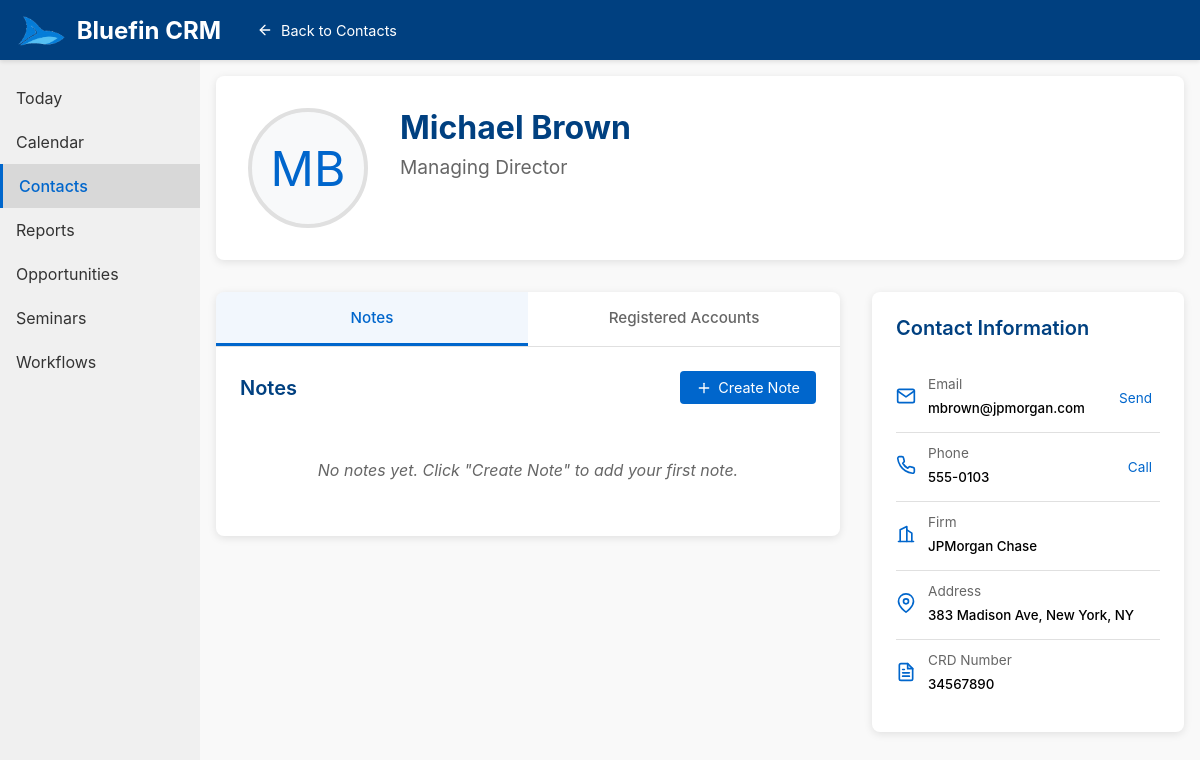
Screenshot of /contact_card?id=3 (signed in) with the database file from the repository.
### tables this page shows
CREATE TABLE contacts (
                id INTEGER PRIMARY KEY AUTOINCREMENT,
                user_id INTEGER NOT NULL,
                name TEXT NOT NULL,
                email TEXT,
                phone TEXT,
                firm TEXT,
                address TEXT,
                crd_number TEXT,
                title TEXT,
                created_at TIMESTAMP DEFAULT CURRENT_TIMESTAMP,
                updated_at TIMESTAMP DEFAULT CURRENT_TIMESTAMP, profile_picture TEXT,
                FOREIGN KEY(user_id) REFERENCES users(id)
            );

### app.py (the view)
@app.route('/contact_card')
def contact_card():
    contact_id = request.args.get('id')
    if not contact_id:
        flash('Contact ID is required', 'error')
        return redirect(url_for('contacts'))
    db = get_db()
    contact = db.execute('''
        SELECT * FROM contacts
        WHERE id = ? AND user_id = ?
    ''', (contact_id, current_user.id)).fetchone()
    if not contact:
        flash('Contact not found', 'error')
        return redirect(url_for('contacts'))
    notes = db.execute('''
        SELECT * FROM contact_notes
        WHERE contact_id = ? AND user_id = ?
        ORDER BY created_at DESC
    ''', (contact_id, current_user.id)).fetchall()
    accounts = db.execute('''
        SELECT * FROM registered_accounts
        WHERE contact_id = ? AND user_id = ?
        ORDER BY created_at DESC
    ''', (contact_id, current_user.id)).fetchall()
    return render_template('contact_card.html', contact=contact, notes=notes, accounts=accounts)

### app.py (called while the page is built)
def get_db():
    conn = sqlite3.connect(DATABASE)
    conn.row_factory = sqlite3.Row
    return conn

@login_manager.user_loader
def load_user(user_id):
    return User.get(user_id)

    @staticmethod
    def get(user_id):
        db = get_db()
        user = db.execute('SELECT * FROM users WHERE id = ?', (user_id,)).fetchone()
        if user:
            return User(user['id'], user['email'], user['name'], user['password'])
        return None

### templates/contact_card.html (shortened to what this page needs)
<!DOCTYPE html>
<html lang="en">
<head>
</head>
<body>
<header>
  <div class="header-left">
    <div class="logo">
      <img src="/static/logo.png" alt="Bluefin Logo">
      Bluefin CRM
    </div>
    <a href="/contacts" class="back-button">
      <svg width="16" height="16" viewBox="0 0 24 24" fill="none" stroke="currentColor" stroke-width="2" stroke-linecap="round" stroke-linejoin="round">
        <path d="M19 12H5"></path>
        <path d="M12 19l-7-7 7-7"></path>
      </svg>
      Back to Contacts
    </a>
  </div>
</header>
<div class="main-container">
  <aside class="sidebar">
    <ul class="sidebar-menu">
      <li><a href="/">Today</a></li>
      <li><a href="/opportunities">Calendar</a></li>
      <li class="active"><a href="/contacts">Contacts</a></li>
      <li><a href="/analytics&reports">Reports</a></li>
      <li><a href="/opportunities">Opportunities</a></li>
      <li><a href="/seminars">Seminars</a></li>
      <li><a href="/upload">Workflows</a></li>
    </ul>
  </aside>
  <main class="content">
    <div class="contact-header">
      <div class="profile-section">
        <div class="profile-picture-container">
          <div class="profile-picture" id="profile-picture"
               >
            <span id="profile-initials" {% if contact.profile_picture %}style="display: none;"{% endif %}>
              {% if contact.name %}
                {% set name_parts = contact.name.split() %}
                {% if name_parts|length >= 2 %}
                  {{ name_parts[0][0].upper() + name_parts[-1][0].upper() }}
                {% else %}
                  {{ name_parts[0][:2].upper() }}
                {% endif %}
              {% else %}
                NA
              {% endif %}
            </span>
          </div>
        </div>
      </div>
      <div class="contact-info">
        <form id="contact-form" action="/update_contact" method="POST">
          <input type="text" class="contact-name" id="contact-name" name="name" value="{{ contact.name or '' }}" placeholder="Contact Name">
          <input type="text" class="contact-title" id="contact-title" name="title" value="{{ contact.title or '' }}" placeholder="Job Title">
        </form>
      </div>
    </div>
    <div class="main-content">
      <div class="left-column">
        <div class="tab-container">
          <div class="tab-header">
            <button class="tab-button active" data-tab="notes">Notes</button>
            <button class="tab-button" data-tab="accounts">Registered Accounts</button>
          </div>
          <div class="tab-content">
            <div class="tab-panel active" id="notes-panel">
              <div class="section-header">
                <h3 class="section-title">Notes</h3>
                <button class="btn btn-primary" id="add-note-btn">
                  <svg width="16" height="16" viewBox="0 0 24 24" fill="none" stroke="currentColor" stroke-width="2" stroke-linecap="round" stroke-linejoin="round">
                    <line x1="12" y1="5" x2="12" y2="19"></line>
                    <line x1="5" y1="12" x2="19" y2="12"></line>
                  </svg>
                  Create Note
                </button>
              </div>
              <div class="notes-list" id="notes-list">
                {% if notes %}
                  {% for note in notes %}
                  <div class="note-item">
                    <div class="note-header">
                      <div class="note-date">{{ note.created_at[:10] }} at {{ note.created_at[11:16] }}</div>
                      <div class="note-actions">
                        <button class="note-action" onclick="editNote('{{ note.id }}', '{{ note.content }}')">Edit</button>
                        <button class="note-action delete" onclick="deleteNote('{{ note.id }}')">Delete</button>
                      </div>
                    </div>
                    <div class="note-content">{{ note.content }}</div>
                  </div>
                  {% endfor %}
                {% else %}
                  <div class="empty-state">No notes yet. Click "Create Note" to add your first note.</div>
                {% endif %}
              </div>
            </div>
          </div>
        </div>
      </div>
      <div class="right-column">
        <div class="contact-details">
          <h3 class="section-title" style="margin-bottom: 1.5rem;">Contact Information</h3>
          <div class="detail-item">
            <div class="detail-icon">
              <svg width="20" height="20" viewBox="0 0 24 24" fill="none" stroke="currentColor" stroke-width="2" stroke-linecap="round" stroke-linejoin="round">
                <path d="M4 4h16c1.1 0 2 .9 2 2v12c0 1.1-.9 2-2 2H4c-1.1 0-2-.9-2-2V6c0-1.1.9-2 2-2z"></path>
                <polyline points="22,6 12,13 2,6"></polyline>
              </svg>
            </div>
            <div class="detail-content">
              <div class="detail-label">Email</div>
              <input type="email" class="detail-value" id="contact-email" name="email" value="{{ contact.email or '' }}" placeholder="Enter email address">
            </div>
            <a href="mailto:{{ contact.email or '' }}" class="detail-action" id="email-action">Send</a>
          </div>
          <div class="detail-item">
            <div class="detail-icon">
            </div>
            <div class="detail-content">
              <div class="detail-label">Phone</div>
              <input type="tel" class="detail-value" id="contact-phone" name="phone" value="{{ contact.phone or '' }}" placeholder="Enter phone number">
            </div>
            <a href="tel:{{ contact.phone or '' }}" class="detail-action" id="phone-action">Call</a>
          </div>
          <div class="detail-item">
            <div class="detail-icon">
              <svg width="20" height="20" viewBox="0 0 24 24" fill="none" stroke="currentColor" stroke-width="2" stroke-linecap="round" stroke-linejoin="round">
                <path d="M3 21h18"></path>
                <path d="M5 21V7l8-4v18"></path>
                <path d="M19 21V11l-6-4"></path>
              </svg>
            </div>
            <div class="detail-content">
              <div class="detail-label">Firm</div>
              <input type="text" class="detail-value" id="contact-firm" name="firm" value="{{ contact.firm or '' }}" placeholder="Enter firm name">
            </div>
          </div>
          <div class="detail-item">
            <div class="detail-icon">
              <svg width="20" height="20" viewBox="0 0 24 24" fill="none" stroke="currentColor" stroke-width="2" stroke-linecap="round" stroke-linejoin="round">
                <path d="M21 10c0 7-9 13-9 13s-9-6-9-13a9 9 0 0 1 18 0z"></path>
                <circle cx="12" cy="10" r="3"></circle>
              </svg>
            </div>
            <div class="detail-content">
              <div class="detail-label">Address</div>
              <input type="text" class="detail-value" id="contact-address" name="address" value="{{ contact.address or '' }}" placeholder="Enter address">
            </div>
          </div>
          <div class="detail-item">
            <div class="detail-icon">
            </div>
            <div class="detail-content">
              <div class="detail-label">CRD Number</div>
              <input type="text" class="detail-value" id="contact-crd-number" name="crd_number" value="{{ contact.crd_number or '' }}" placeholder="Enter CRD number">
            </div>
          </div>
        </div>
      </div>
    </div>
  </main>
</div>
</body>
</html>

### rows the page displays
contacts: name "Michael Brown", title "Managing Director", email "mbrown@jpmorgan.com", phone "555-0103", firm "JPMorgan Chase", address "383 Madison Ave, New York, NY", crd_number "34567890"

### other values shown
{{ name_parts[0][0].upper() + name_parts[-1][0].upper() }} "MB"
